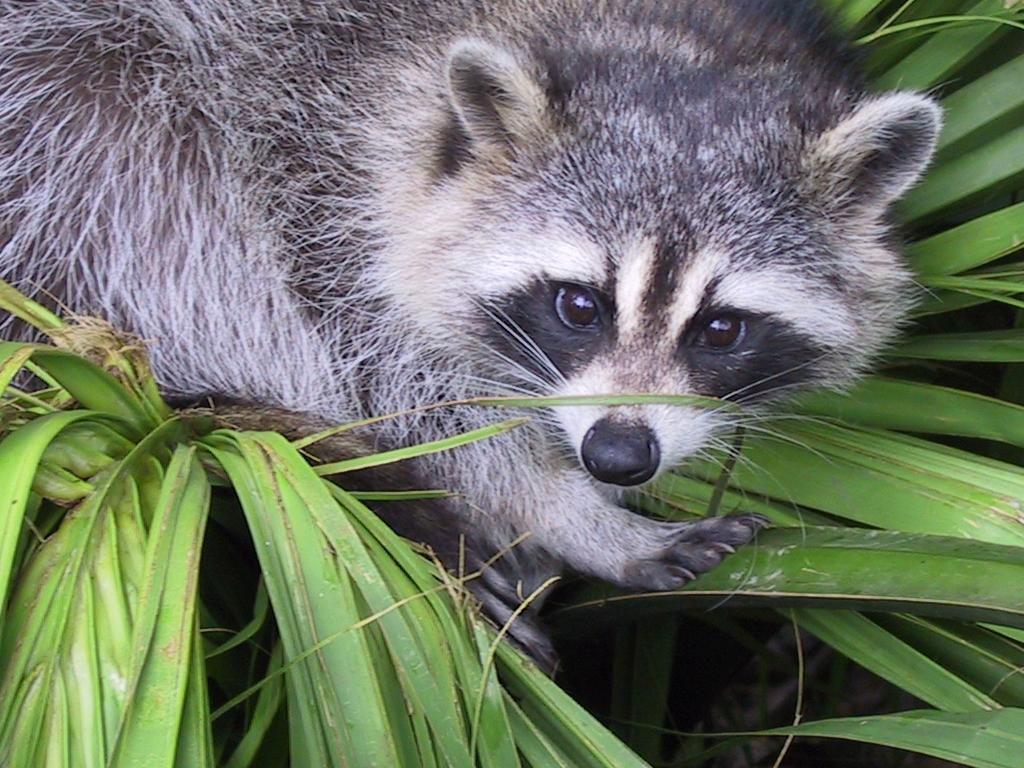
#> input picture module01/ex04/animal.jpeg, 1024 x 768 px
$ python rotate.py
#> lines starting #> are read from the running program, lines starting #| are printed output that depends on the picture
### module01/ex04/load_image.py
from PIL import Image
import numpy as np


def ft_load(path: str, x: int, y: int, channel: int) -> np.array:
    """Loads image from path, slices it based on given dimensions,
    and returns the resulting numpy array."""
#> called with path = 'animal.jpeg', x = 400, y = 400, channel = 1
    try:
        img = Image.open(path)
#> img is the input picture: PIL image 1024x768 RGB; mean R, G, B 110.7, 117.7, 102.1
    except FileNotFoundError:
        return f"FileNotFoundError: The file '{path}' was not found."
    height, width = img.size
#> height = 1024; width = 768
    if x > width or y > height:
        return "Error: x, y"
    img_array = np.array(img)
    img_array = img_array[:x, :y, :channel]
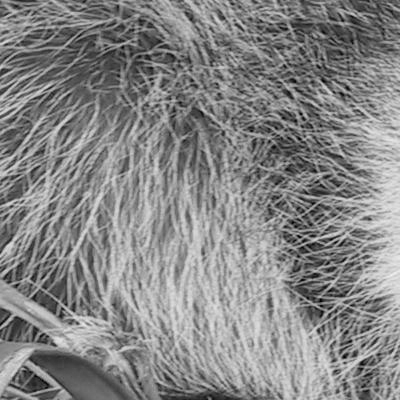
#> img_array: shape (400, 400, 1); min 0, max 243, mean 134.2
    print(f"New shape after slicing: {img_array.shape} or ({x}, {y})")
#| New shape after slicing: (400, 400, 1) or (400, 400)
    print(img_array)
#> (printed output is left out)
    img.close()
    return img_array

### module01/ex04/rotate.py
from load_image import ft_load
import matplotlib.pyplot as plt
import numpy as np


def ft_rotate(img_data: np.array) -> np.array:
    """Rotates image data and returns the resulting numpy array."""
    x, y, _ = img_data.shape
#> x = 400; y = 400
    print(f"New shape after Transpose: ({x}, {y})")
#| New shape after Transpose: (400, 400)
    plt.imshow(np.swapaxes(img_data, 0, 1), cmap="gray")
    plt.show()
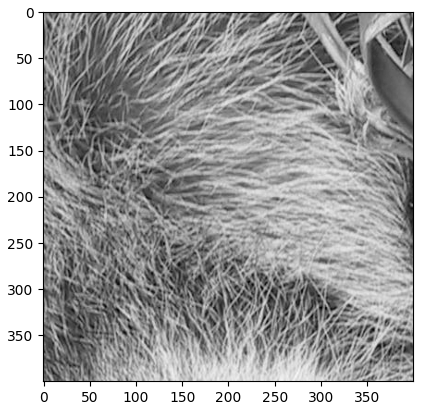
#> figure drawn by matplotlib, 1 panel
    return np.array(img_data)[:, :, 0]


def main():
    """Main function."""
    try:
        img_array = ft_load("animal.jpeg", 400, 400, 1)
        if not isinstance(img_array, np.ndarray):
            raise FileNotFoundError(img_array)
        print(ft_rotate(img_array))
#> (printed output is left out)
    except FileNotFoundError as msg:
        print(msg)
    return


if __name__ == "__main__":
    main()
